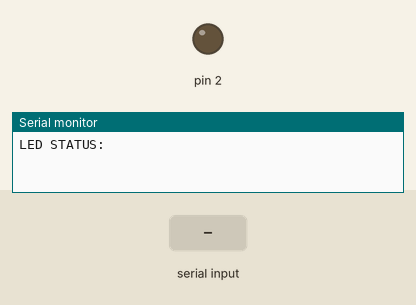
A sketch run on a simulated Arduino Uno, built with avr-gcc and run on an emulated ATmega328P. On the bench: output pins drawn as LEDs (lit = HIGH), the last lines printed to the serial monitor. Inputs (shaded band) come from the test bench.

Above: at 1.2 s.
1.3 s: "1" received over Serial
At 2.3 s:
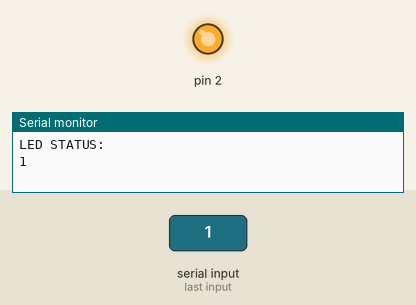
2.8 s: "0" received over Serial
At 3.5 s:
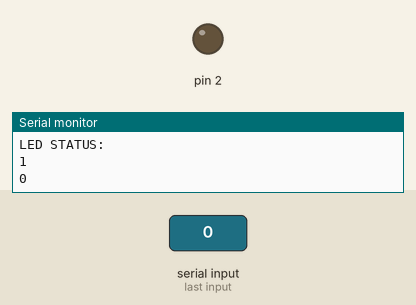
Timing chart, 0 to 5.8 s (numbered marks = the images above; inputs shaded):
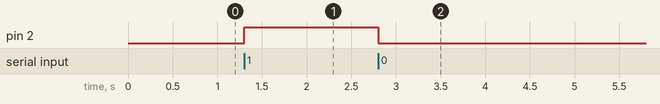

The sketch:

code_arduino2.ino
```cpp
// C++ code
//
void setup()
{
 pinMode(2, OUTPUT);
  Serial.begin(9600);
  Serial.println("LED STATUS:");
}

void loop()
{
  if(Serial.available())
  {
    char c = Serial.read();
    if (c=='1')
    {
      digitalWrite (2,HIGH);
    }
    if (c=='0')
    {
      digitalWrite (2,LOW);
    }
    Serial.println(c);
  }
}
```

Measured:
- after the input at 1.3 s, pin 2: LOW → HIGH at once
- after the input at 2.8 s, pin 2: HIGH → LOW at once
